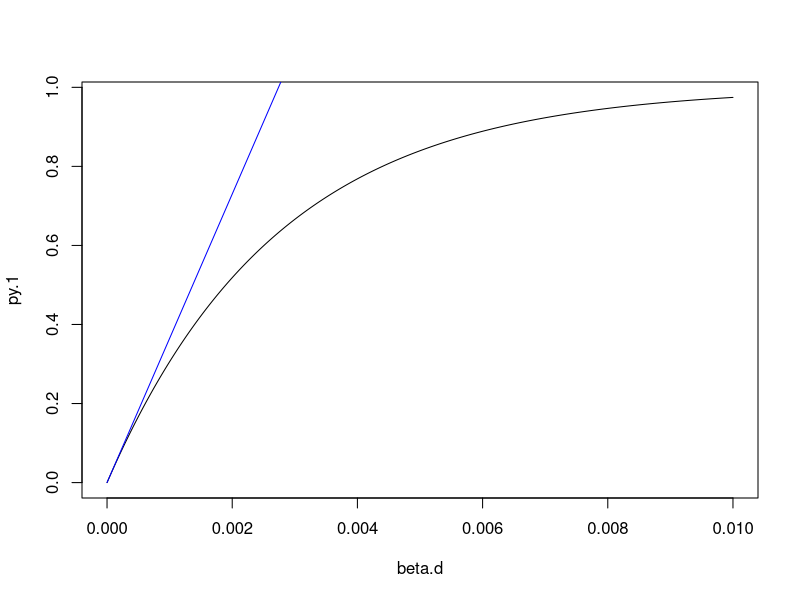
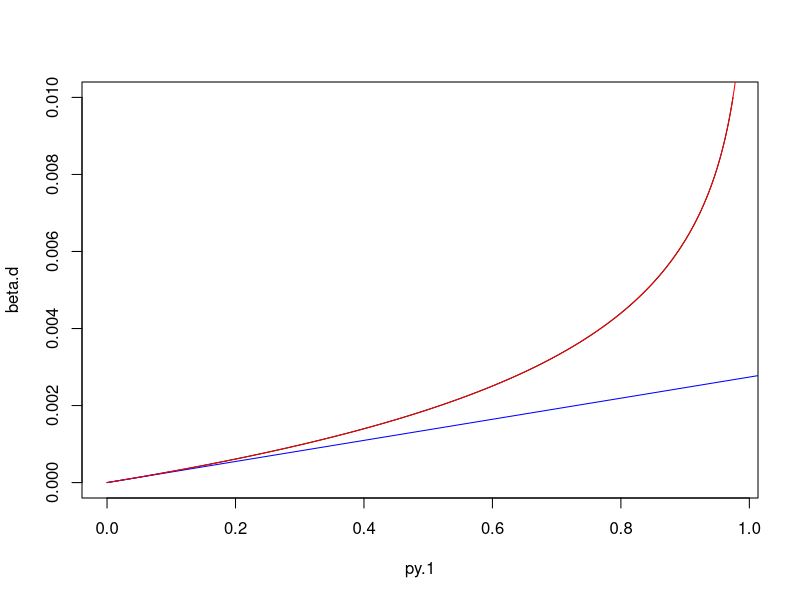
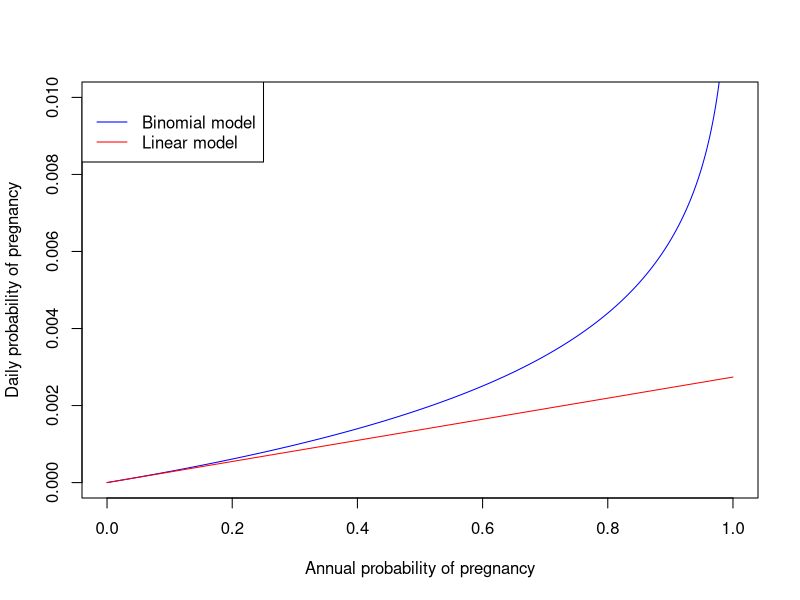

These figures' R source, in order:
## 3 Sep 2013: Check formula for pregnancy:
## binomial or linear approximation?

## Let p_y = prob. of getting pregnant over a year and
## let beta.d = prob. of getting pregnant per day.

## Then, is 1-(1-beta.d)^365=p_y OR is beta.d = p_y/365.

beta.d <- seq(0, 10/1e3, by=1e-5)

py.1 <- 1-(1-beta.d)^365

py.2 <- 365*beta.d

plot(beta.d, py.1, type="l") # py on y-axis
lines(beta.d, py.2, type="l", col="blue") 



plot(py.1, beta.d, type="l") #py on x-axis, since that is from data
lines(py.2, beta.d, type="l", col="blue")

py <- seq(0, 1, by=1e-3)

binom.beta.d.byhand <- 1-exp((1/365)*log(1-py))
##solving for beta.d by binom form
beta.d.linear <- py/365 #solving for beta.d by linear assumption
lines(py, binom.beta.d.byhand, col="red")
## blue and red exactly coincide -- so my solution for beta.d by
## binomial formula is correct.

pdf(file = "pregnancy_models.pdf")
plot(py, binom.beta.d.byhand, col="blue", type="l",
     xlab="Annual probability of pregnancy",
     ylab="Daily probability of pregnancy",
     ylim = c(0, 0.01))
lines(py, beta.d.linear, col="red")
legend("topleft", c("Binomial model", "Linear model"),
       col = c("blue", "red"),
       lty=1,
       title = "")
dev.off()
